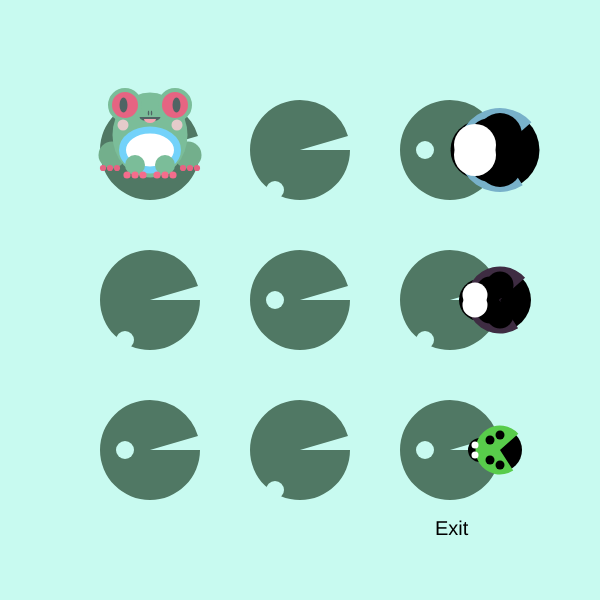
Frame 1 (no input)
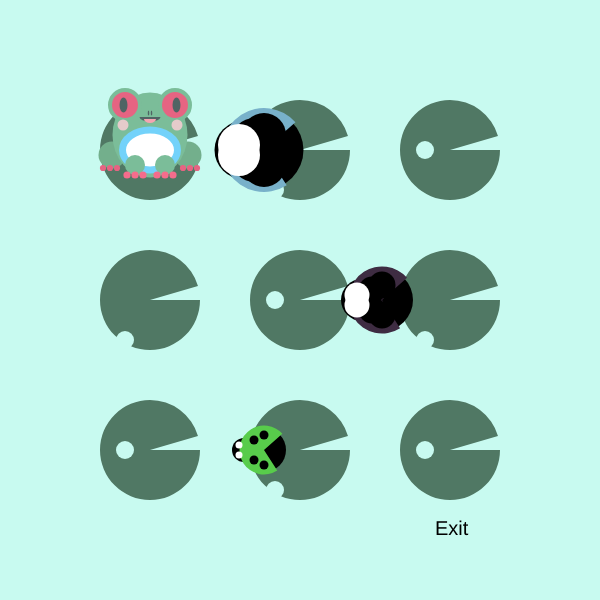
Frame 60 (no input)
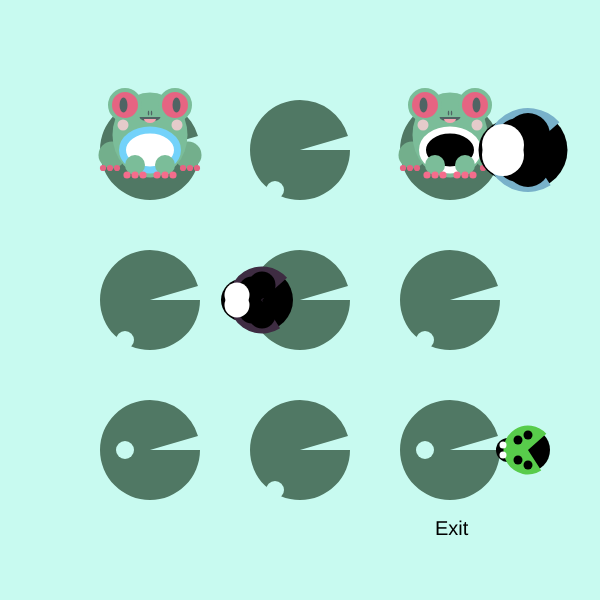
Frame 120 (the mouse pressed at the canvas centre since frame 60)

The p5.js sketch that drew these frames (run headless with seeded random() and noise() and a simulated clock; from frame 60 on, the mouse is pressed at the canvas centre):

// p5.js sketch
// ── sketch.js
// JavaScript Document

// letter keycodes
var w = 87; 
var s = 83;
var a = 65;
var d = 68;

// ladyBug starting speeds
var lbspeed = -1
var lbiispeed = -1
var lbiiispeed = -1

// ladyBug1 shapes starting points
var lbcax = 480
var lbcay = 450
var lbcbx = 500
var lbcby = 450
var lbarcx = 500
var lbarcy = 450
var lbccx = 490
var lbccy = 460
var lbcdx = 500
var lbcdy = 435
var lbcex = 500
var lbcey = 465
var lbcfx = 490
var lbcfy = 440
var lbcgx = 475
var lbcgy = 445
var lbchx = 475
var lbchy = 455

// ladyBug2 shapes starting points
var lbiicax = 480
var lbiicay = 300//450
var lbiicbx = 500
var lbiicby = 300//450
var lbiiarcx = 500
var lbiiarcy = 300//450
var lbiiccx = 490
var lbiiccy = 310//460
var lbiicdx = 500
var lbiicdy = 285//435
var lbiicex = 500
var lbiicey = 315//465
var lbiicfx = 490
var lbiicfy = 290//440
var lbiicgx = 475
var lbiicgy = 295//445
var lbiichx = 475
var lbiichy = 305//455

// ladyBug3 shapes starting points
var lbiiicax = 480
var lbiiicay = 150//450
var lbiiicbx = 500
var lbiiicby = 150//450
var lbiiiarcx = 500
var lbiiiarcy = 150//450
var lbiiiccx = 490
var lbiiiccy = 160//460
var lbiiicdx = 500
var lbiiicdy = 135//435
var lbiiicex = 500
var lbiiicey = 165//465
var lbiiicfx = 490
var lbiiicfy = 140//440
var lbiiicgx = 475
var lbiiicgy = 145//445
var lbiiichx = 475
var lbiiichy = 155//455

// level boundaries
var boundaryminy = 20
var boundarymaxy = 580
var boundaryminx = 20
var boundarymaxx = 580

// froggie shapes starting points
var c1x = 62 + 50
var c1y = 120 + 35
var c2x = 138 + 50
var c2y = 120 + 35
var c3x = 53 + 50
var c3y = 133 + 35
var c4x = 60 + 50
var c4y = 133 + 35
var c5x = 67 + 50
var c5y = 133 + 35
var c6x = 133 + 50
var c6y = 133 + 35
var c7x = 140 + 50
var c7y = 133 + 35
var c8x = 147 + 50
var c8y = 133 + 35
var e1x = 100 + 50
var e1y = 100 + 35
var e2x = 100 + 50
var e2y = 115 + 35
var c9x = 75 + 50
var c9y = 70 + 35
var c10x = 125 + 50
var c10y = 70 + 35
var e3x = 73.5 + 50
var e3y = 70 + 35
var e4x = 126.5 + 50
var e4y = 70 + 35
var e5x = 98.5 + 50
var e5y = 78 + 35
var e6x = 101.5 + 50
var e6y = 78 + 35
var a1x = 100 + 50
var a1y = 82 + 35
var c12x = 73 + 50
var c12y = 90 + 35
var c13x = 127 + 50
var c13y = 90 + 35
var a2x = 100 + 50
var a2y = 84 + 35
var c14x = 85 + 50
var c14y = 130 + 35
var c15x = 115 + 50
var c15y = 130 + 35
var c16x = 107 + 50
var c16y = 140 + 35
var c17x = 115 + 50
var c17y = 140 + 35
var c18x = 123 + 50
var c18y = 140 + 35
var c19x = 77 + 50
var c19y = 140 + 35
var c20x = 85 + 50
var c20y = 140 + 35
var c21x = 93 + 50
var c21y = 140 + 35

var lbcolorr
var lbcolorg
var lbcolorb

var lbsize

var lbiicolorr
var lbiicolorg
var lbiicolorb

var lbiisize

var lbiiicolorr
var lbiiicolorg
var lbiiicolorb

var lbiiisize

var obstax = 0;
var obstay = 0;

function setup()
{
    createCanvas(600, 600);
	
	//ladybug randomizers (speed, color, size)
	lbspeed = lbspeed *= floor(random() * 5) + 1;
	lbiispeed = lbiispeed *= floor(random() * 5) + 1;
	lbiiispeed = lbiiispeed *= floor(random() * 5) + 1;
	
	lbcolorr = floor(random() * 255);
	lbcolorg = floor(random() * 255);
	lbcolorb = floor(random() * 255);
	
	lbiicolorr = floor(random() * 255);
	lbiicolorg = floor(random() * 255);
	lbiicolorb = floor(random() * 255);
	
	lbiiicolorr = floor(random() * 255);
	lbiiicolorg = floor(random() * 255);
	lbiiicolorb = floor(random() * 255);
	
	lbsize = floor(random() * 50) + 1;
	lbiisize = floor(random() * 50) + 1;
	lbiiisize = floor(random() * 50) + 1;
}

function draw()
{
    background(200,250,240);
	
	// win condition check/load
	winCheck();
	
	// exit sign
	exitSign();
	
	// lilypad platforms 3x3
	lilyPads();
	
	// froggie player character
	froggie(c1x, c1y, c2x, c2y, c3x, c3y, c4x, c4y, c5x, c5y, c6x, c6y, c7x, c7y, c8x, c8y, e1x, e1y, e2x, e2y, c9x, c9y, c10x, c10y, e3x, e3y, e4x, e4y, e5x, e5y, e6x, e6y, a1x, a1y, c12x, c12y, c13x, c13y, a2x, a2y, c14x, c14y, c15x, c15y, c16x, c16y, c17x, c17y, c18x, c18y, c19x, c19y, c20x, c20y, c21x, c21y);
	
	// check for click; draw obstacle
	obstacleClick();
	
	// draw three ladybug enemies with randomly changing size/color/speed
	ladyBug1(lbcax, lbcay, lbcbx, lbcby, lbcolorr, lbcolorg, lbcolorb, lbarcx, lbarcy, lbccx, lbccy, lbcdx, lbcdy, lbcex, lbcey, lbcfx, lbcfy, lbcgx, lbcgy, lbchx, lbchy, lbsize);
	
	ladyBug2(lbiicax, lbiicay, lbiicbx, lbiicby, lbiicolorr, lbiicolorg, lbiicolorb, lbiiarcx, lbiiarcy, lbiiccx, lbiiccy, lbiicdx, lbiicdy, lbiicex, lbiicey, lbiicfx, lbiicfy, lbiicgx, lbiicgy, lbiichx, lbiichy, lbiisize);
	
	ladyBug3(lbiiicax, lbiiicay, lbiiicbx, lbiiicby, lbiiicolorr, lbiiicolorg, lbiiicolorb, lbiiiarcx, lbiiiarcy, lbiiiccx, lbiiiccy, lbiiicdx, lbiiicdy, lbiiicex, lbiiicey, lbiiicfx, lbiiicfy, lbiiicgx, lbiiicgy, lbiiichx, lbiiichy, lbiiisize);
	
	//froggie movement
	frogMove();
	
	//ladyBugs auto move and return	
	bugMove();
}
function obstacleClick()
		{
			if (obstax == 1)
				{
					frogObstacle();
				}
			else if (obstay == 1)
				{
					frogObstacle();
				}
		}

function exitSign()
		{
			strokeWeight(0);
			textSize(20);
			fill(0)
			text("Exit",435,535);
		}

function winCheck()
		{
			if (c1x >= 400 && c1y >= 535)
				{
					winScreen();
				}
		}

function winScreen()
	//flower character
	{
		
		fill(248, 131, 121);
		circle(32,50,18);
		circle(68,50,18);
		circle(59,34,18);
		circle(41,34,18);
		circle(59,66,18);
		circle(41,66,18);
		fill(250, 200, 142);
		circle(50,50,30);
		fill(255, 245, 250);
		circle(50,50,18);

		// body
		strokeWeight(0);
		fill(137, 139, 171);

		//Signature
		strokeWeight(0);
		textSize(30);
		text("Blossom job!",215,65);

		noLoop();
	}


function frogMove()
		{
			if(keyIsDown(w) && c10y >= boundaryminy)
				{
				c1y -= 5;
				c2y -= 5;
				c3y -= 5; 
				c4y -= 5;
				c5y -= 5;
				c6y -= 5;
				c7y -= 5;
				c8y -= 5;
				e1y -= 5;
				e2y -= 5;
				c9y -= 5;
				c10y -= 5; 
				e3y -= 5;
				e4y -= 5;
				e5y -= 5;
				e6y -= 5;
				a1y -= 5;
				c12y -= 5;
				c13y -= 5;
				a2y -= 5;
				c14y -= 5;
				c15y -= 5;
				c16y -= 5;
				c17y -= 5;
				c18y -= 5;
				c19y -= 5;
				c20y -= 5;
				c21y -= 5;
			}
			else if(keyIsDown(s) && c10y <= boundarymaxy)
				{
				c1y += 5;
				c2y += 5;
				c3y += 5; 
				c4y += 5;
				c5y += 5;
				c6y += 5;
				c7y += 5;
				c8y += 5;
				e1y += 5;
				e2y += 5;
				c9y += 5;
				c10y += 5; 
				e3y += 5;
				e4y += 5;
				e5y += 5;
				e6y += 5;
				a1y += 5;
				c12y += 5;
				c13y += 5;
				a2y += 5;
				c14y += 5;
				c15y += 5;
				c16y += 5;
				c17y += 5;
				c18y += 5;
				c19y += 5;
				c20y += 5;
				c21y += 5;

			}
			else if(keyIsDown(a) && c9x >= boundaryminx)
				{
				c1x -= 5;
				c2x -= 5;
				c3x -= 5;
				c4x -= 5;
				c5x -= 5;
				c6x -= 5;
				c7x -= 5;
				c8x -= 5;
				e1x -= 5;
				e2x -= 5;
				c9x -= 5;
				c10x -= 5; 
				e3x -= 5;
				e4x -= 5;
				e5x -= 5;
				e6x -= 5;
				a1x -= 5;
				c12x -= 5;
				c13x -= 5;
				a2x -= 5;
				c14x -= 5;
				c15x -= 5;
				c16x -= 5;
				c17x -= 5;
				c18x -= 5;
				c19x -= 5;
				c20x -= 5;
				c21x -= 5;
			}
			else if(keyIsDown(d) && c10x <= boundarymaxx)
				{
				c1x += 5;
				c2x += 5;
				c3x += 5;
				c4x += 5;
				c5x += 5;
				c6x += 5;
				c7x += 5;
				c8x += 5;
				e1x += 5;
				e2x += 5;
				c9x += 5;
				c10x += 5; 
				e3x += 5;
				e4x += 5;
				e5x += 5;
				e6x += 5;
				a1x += 5;
				c12x += 5;
				c13x += 5;
				a2x += 5;
				c14x += 5;
				c15x += 5;
				c16x += 5;
				c17x += 5;
				c18x += 5;
				c19x += 5;
				c20x += 5;
				c21x += 5;
			}	
		}

function mousePressed()
	{
		obstax = 1;
		obstay = 1;
	}

// ------------------------------------------------------ PLAYING FIELD
function lilyPads()
	{
// --------------------------------------------- Lilypads
	stroke(0);
	strokeWeight(0);
	// Left Top
	fill(80,120,100);
	arc(150,150,100,100,0,PI + PI/1.1,PIE); 
	fill(200,250,240);
	circle(125,190-40,18);
	// Left Middle
	fill(80,120,100);
	arc(150,300,100,100,0,PI + PI/1.1,PIE);
	fill(200,250,240);
	circle(125,340,18);
	// Left Bottom
	fill(80,120,100);
	arc(150,450,100,100,0,PI + PI/1.1,PIE);
	fill(200,250,240);
	circle(125,490-40,18);
	// Middle Top
	fill(80,120,100);
	arc(300,150,100,100,0,PI + PI/1.1,PIE);
	fill(200,250,240);
	circle(275,190,18);
	// Center	
	fill(80,120,100);
	arc(300,300,100,100,0,PI + PI/1.1,PIE);
	fill(200,250,240);
	circle(275,340-40,18);
	// Middle Bottom	
	fill(80,120,100);
	arc(300,450,100,100,0,PI + PI/1.1,PIE);
	fill(200,250,240);
	circle(275,490,18);
	// Right Top	
	fill(80,120,100);
	arc(450,150,100,100,0,PI + PI/1.1,PIE);
	fill(200,250,240);
	circle(425,190-40,18);
	// Right Middle	
	fill(80,120,100);
	arc(450,300,100,100,0,PI + PI/1.1,PIE);
	fill(200,250,240);
	circle(425,340,18);
	// Right Bottom	
	fill(80,120,100);
	arc(450,450,100,100,0,PI + PI/1.1,PIE);
	fill(200,250,240);
	circle(425,490-40,18);
	}
			
// ------------------------------------------------------ ENEMIES
function bugMove()
		{
			if (lbcax >= 51)
				{
					lbcax += lbspeed;
					lbcbx += lbspeed;
					lbarcx += lbspeed;
					lbccx += lbspeed;
					lbcdx += lbspeed;
					lbcex += lbspeed;
					lbcfx += lbspeed;
					lbcgx += lbspeed;
					lbchx += lbspeed;
				}
			else if (lbcax <= 50)
				{
					lbcax += 500;
					lbcbx += 500;
					lbarcx += 500;
					lbccx += 500;
					lbcdx += 500;
					lbcex += 500;
					lbcfx += 500;
					lbcgx += 500;
					lbchx += 500;
				}
			if (lbiicax >=51)
				{
					lbiicax += lbiispeed;
					lbiicbx += lbiispeed;
					lbiiarcx += lbiispeed;
					lbiiccx += lbiispeed;
					lbiicdx += lbiispeed;
					lbiicex += lbiispeed;
					lbiicfx += lbiispeed;
					lbiicgx += lbiispeed;
					lbiichx += lbiispeed;
				}
			else if (lbiicax <= 50)
				{
					lbiicax += 500;
					lbiicbx += 500;
					lbiiarcx += 500;
					lbiiccx += 500;
					lbiicdx += 500;
					lbiicex += 500;
					lbiicfx += 500;
					lbiicgx += 500;
					lbiichx += 500;
				}
			if (lbiiicax >=51)
				{
					lbiiicax += lbiiispeed;
					lbiiicbx += lbiiispeed;
					lbiiiarcx += lbiiispeed;
					lbiiiccx += lbiiispeed;
					lbiiicdx += lbiiispeed;
					lbiiicex += lbiiispeed;
					lbiiicfx += lbiiispeed;
					lbiiicgx += lbiiispeed;
					lbiiichx += lbiiispeed;
				}
			else if (lbiiicax <= 50)
				{
					lbiiicax += 500;
					lbiiicbx += 500;
					lbiiiarcx += 500;
					lbiiiccx += 500;
					lbiiicdx += 500;
					lbiiicex += 500;
					lbiiicfx += 500;
					lbiiicgx += 500;
					lbiiichx += 500;
				}
		}

function ladyBug1(lbcax, lbcay, lbcbx, lbcby, lbcolorr, lbcolorg, lbcolorb, lbarcx, lbarcy, lbccx, lbccy, lbcdx, lbcdy, lbcex, lbcey, lbcfx, lbcfy, lbcgx, lbcgy, lbchx, lbchy, lbsize)
	{
	fill(0);
	circle(lbcax,lbcay,20 + lbsize);
	circle(lbcbx,lbcby,40 + lbsize);
	fill(lbcolorr, lbcolorg, lbcolorb); //(230,100,130);
	arc(lbarcx,lbarcy,45 + lbsize,45 + lbsize,1,PI + PI/1.3,PIE); 
	fill(0);
	circle(lbccx,lbccy,5 + lbsize);
	circle(lbcdx,lbcdy,5 + lbsize);
	circle(lbcex,lbcey,5 + lbsize);
	circle(lbcfx,lbcfy,5 + lbsize);
	fill(255);
	circle(lbcgx,lbcgy,3 + lbsize);
	circle(lbchx,lbchy,3 + lbsize);
	}

function ladyBug2(lbiicax, lbiicay, lbiicbx, lbiicby, lbiicolorr, lbiicolorg, lbiicolorb, lbiiarcx, lbiiarcy, lbiiccx, lbiiccy, lbiicdx, lbiicdy, lbiicex, lbiicey, lbiicfx, lbiicfy, lbiicgx, lbiicgy, lbiichx, lbiichy, lbiisize)
	{
	fill(0);
	circle(lbiicax,lbiicay,20 + lbiisize);
	circle(lbiicbx,lbiicby,40 + lbiisize);
	fill(lbiicolorr, lbiicolorg, lbiicolorb);
	arc(lbiiarcx,lbiiarcy,45 + lbiisize,45 + lbiisize,1,PI + PI/1.3,PIE); 
	fill(0);
	circle(lbiiccx,lbiiccy,5 + lbiisize);
	circle(lbiicdx,lbiicdy,5 + lbiisize);
	circle(lbiicex,lbiicey,5 + lbiisize);
	circle(lbiicfx,lbiicfy,5 + lbiisize);
	fill(255);
	circle(lbiicgx,lbiicgy,3 + lbiisize);
	circle(lbiichx,lbiichy,3 + lbiisize);
	}

function ladyBug3(lbiiicax, lbiiicay, lbiiicbx, lbiiicby, lbiiicolorr, lbiiicolorg, lbiiicolorb, lbiiiarcx, lbiiiarcy, lbiiiccx, lbiiiccy, lbiiicdx, lbiiicdy, lbiiicex, lbiiicey, lbiiicfx, lbiiicfy, lbiiicgx, lbiiicgy, lbiiichx, lbiiichy, lbiiisize)
	{
	fill(0);
	circle(lbiiicax,lbiiicay,20 + lbiiisize);
	circle(lbiiicbx,lbiiicby,40 + lbiiisize);
	fill(lbiiicolorr, lbiiicolorg, lbiiicolorb);
	arc(lbiiiarcx,lbiiiarcy,45 + lbiiisize,45 + lbiiisize,1,PI + PI/1.3,PIE); 
	fill(0);
	circle(lbiiiccx,lbiiiccy,5 + lbiiisize);
	circle(lbiiicdx,lbiiicdy,5 + lbiiisize);
	circle(lbiiicex,lbiiicey,5 + lbiiisize);
	circle(lbiiicfx,lbiiicfy,5 + lbiiisize);
	fill(255);
	circle(lbiiicgx,lbiiicgy,3 + lbiiisize);
	circle(lbiiichx,lbiiichy,3 + lbiiisize);
	}

function frogObstacle()
	{
// ------------------------------------------------------ Obstacle
	// starting by adding 200 to the x
	// now adding 150 more
	// now adding 30 to the y
// --------------------------------------------- Feet
	// ------------------ Left
	stroke(0);
	strokeWeight(0);
	fill(115,175,140);
	circle(262+150,120+35,27);
	// ------------------ Right
	circle(338+150,120+35,27);
	
// --------------------------------------------- Toes
// ------------------------------- L foot	
	// ------------------ Left
	fill(230,100,130);
	circle(253+150,133+35,6.2);
	// ------------------ Middle
	circle(260+150,133+35,6.2);
	// ------------------ Right
	circle(267+150,133+35,6.2);
	
	// ------------------ Toes 
	fill(230,100,130);
	circle(333+150,133+35,6.2);
	// ------------------ Middle 
	circle(340+150,133+35,6.2);
	// ------------------ Right
	circle(347+150,133+35,6.2);

// ---------------------------------------------Body
	fill(123,189,153);
	ellipse(300+150,100+35,75,85);
	
// ---------------------------------------------Chest
	stroke(255,255,255);
	strokeWeight(7);
	fill(0);
	ellipse(300+150,115+35,55,40);
	
// ---------------------------------------------Eyes
	// ------------------ Left
	stroke(123,189,153);
	strokeWeight(4);
	fill(230,100,130);
	circle(275+150,70+35,30);
	// Eye Right
	circle(325+150,70+35,30);
	// Pupil Left
	stroke(0);
	strokeWeight(0);
	fill(80,100,100);
	ellipse(273.5+150,70+35,8,15);
	// Pupil Right
	ellipse(326.5+150,70+35,8,15);
		
//---------------------------------------------- Nose
	// ------------------ Left
	ellipse(298.5+150,78+35,1.5,5);
	// ------------------ Right
	ellipse(301.5+150,78+35,1.5,5);
	
// --------------------------------------------- Mouth
	moveTo(100,80);
	arc(300+150,82+35,21,9,0,PI,CHORD); 
		
// --------------------------------------------- Cheeks
	// ------------------ Left
	fill(230,203,203);
	circle(273+150,90+35,11);
	// ------------------ Right
	circle(327+150,90+35,11);
// --------------------------------------------- Tongue
	fill(244,165,177);
	moveTo(100,80);
	arc(300+150,84+35,12,8,0,PI,CHORD); 
// --------------------------------------------- Hands
// ------------------------------- R hand
	stroke(0);
	strokeWeight(0);
	fill(123,189,153);
	circle(285+150,130+35,20);
// ------------------------------- L hand
	circle(315+150,130+35,20);
	
// ---------------------------------------------Fingers	
// ------------------------------- R hand
	// ------------------ Left
	fill(246,108,140);
	circle(307+150,140+35,7.2);
	// ------------------ Middle
	circle(315+150,140+35,7.2);
	// ------------------ Right
	circle(323+150,140+35,7.2);
	
// ------------------------------- L hand
	// ------------------ Left
	stroke(0);
	strokeWeight(0);
	fill(246,108,140);
	circle(277+150,140+35,7.2);
	// ------------------ Middle
	circle(285+150,140+35,7.2);
	// ------------------ Right
	circle(293+150,140+35,7.2);	
	
	
	
	
	
	
	
   
 /*  // Hand Left
	stroke(0);
	strokeWeight(0);
	fill(230,100,130);
	circle(83,130,20);
	
	// Hand Right
	stroke(0);
	strokeWeight(0);
	fill(230,100,130);
	circle(117,130,20); */

	
	
	
	
	
	
	
	
	
	
	
	
	
	
	
	
	
	
	
	
	
	
	
	
	
	
	
	
	
	
    /* Flower Character
	fill(248, 131, 121);
	circle(32,50,18);
	circle(68,50,18);
	circle(59,34,18);
	circle(41,34,18);
	circle(59,66,18);
	circle(41,66,18);
	fill(250, 200, 142);
	circle(50,50,30);
	fill(255, 245, 250);
	circle(50,50,18);
   
    // body
	strokeWeight(0);
    fill(137, 139, 171);
    triangle(30, 80, 40, 95, 50, 80)
   
	// Enemy
    stroke(10, 24, 120);
	strokeWeight(20);
    point(300,270);
   
	//Exit
    strokeWeight(0);
    textSize(20);
    text("Exit",555,590);
	
    //Signature
    strokeWeight(0);
    textSize(30);
    text("Blossom job!",220,300);
	
	ellipse(100,87,30,7);

 */ }

// ------------------------------------------------------ PLAYER
 
function froggie(c1x, c1y, c2x, c2y, c3x, c3y, c4x, c4y, c5x, c5y, c6x, c6y, c7x, c7y, c8x, c8y, e1x, e1y, e2x, e2y, c9x, c9y, c10x, c10y, e3x, e3y, e4x, e4y, e5x, e5y, e6x, e6y, a1x, a1y, c12x, c12y, c13x, c13y, a2x, a2y, c14x, c14y, c15x, c15y, c16x, c16y, c17x, c17y, c18x, c18y, c19x, c19y, c20x, c20y, c21x, c21y)
	{
// ------------------------------------------------------ CHARACTER

 
		
// ---------------------------------------------Feet
	// ------------------ Left
	stroke(0);
	strokeWeight(0);
	fill(115,175,140);
	circle(c1x,c1y,27);
	// ------------------ Right
	circle(c2x,c2y,27);
	
// --------------------------------------------- Toes
// ------------------------------- L foot	
	// ------------------ Left
	fill(230,100,130);
	circle(c3x,c3y,6.2);
	// ------------------ Middle
	circle(c4x,c4y,6.2);
	// ------------------ Right
	circle(c5x,c5y,6.2);
	
	// ------------------ Toes 
	fill(230,100,130);
	circle(c6x,c6y,6.2);
	// ------------------ Middle 
	circle(c7x,c7y,6.2);
	// ------------------ Right
	circle(c8x,c8y,6.2);

// ---------------------------------------------Body
	fill(123,189,153);
	ellipse(e1x,e1y,75,85);
	
// ---------------------------------------------Chest
	stroke(115,210,250);
	strokeWeight(7);
	fill(255,255,255);
	ellipse(e2x,e2y,55,40);
	
// ---------------------------------------------Eyes
	// ------------------ Left Red
	stroke(123,189,153);
	strokeWeight(4);
	fill(230,100,130);
	circle(c9x,c9y,30);
	// ------------------ Right Red
	circle(c10x,c10y,30);
	// Pupil Left
	stroke(0);
	strokeWeight(0);
	fill(80,100,100);
	ellipse(e3x,e3y,8,15);
	// Pupil Right
	ellipse(e4x,e4y,8,15);
		
//---------------------------------------------- Nose
	// ------------------ Left
	ellipse(e5x,e5y,1.5,5);
	// ------------------ Right
	ellipse(e6x,e6y,1.5,5);
	
// --------------------------------------------- Mouth
	moveTo(100,80);
	arc(a1x,a1y,21,9,0,PI,CHORD); 
		
// --------------------------------------------- Cheeks
	// ------------------ Left
	fill(230,203,203);
	circle(c12x,c12y,11);
	// ------------------ Right
	circle(c13x,c13y,11);
// --------------------------------------------- Tongue
	fill(244,165,177);
	moveTo(100,80);
	arc(a2x,a2y,12,8,0,PI,CHORD); 
// --------------------------------------------- Hands
// ------------------------------- R hand
	stroke(0);
	strokeWeight(0);
	fill(123,189,153);
	circle(c14x,c14y,20);
// ------------------------------- L hand
	circle(c15x,c15y,20);
	
// ---------------------------------------------Fingers	
// ------------------------------- R hand
	// ------------------ Left
	fill(246,108,140);
	circle(c16x,c16y,7.2);
	// ------------------ Middle
	circle(c17x,c17y,7.2);
	// ------------------ Right
	circle(c18x,c18y,7.2);
	
// ------------------------------- L hand
	// ------------------ Left
	stroke(0);
	strokeWeight(0);
	fill(246,108,140);
	circle(c19x,c19y,7.2);
	// ------------------ Middle
	circle(c20x,c20y,7.2);
	// ------------------ Right
	circle(c21x,c21y,7.2);	
	
   
 /*  // Hand Left
	stroke(0);
	strokeWeight(0);
	fill(230,100,130);
	circle(83,130,20);
	
	// Hand Right
	stroke(0);
	strokeWeight(0);
	fill(230,100,130);
	circle(117,130,20); */

	
	

	
	
	
    /* Flower Character
	fill(248, 131, 121);
	circle(32,50,18);
	circle(68,50,18);
	circle(59,34,18);
	circle(41,34,18);
	circle(59,66,18);
	circle(41,66,18);
	fill(250, 200, 142);
	circle(50,50,30);
	fill(255, 245, 250);
	circle(50,50,18);
   
    // body
	strokeWeight(0);
    fill(137, 139, 171);
    triangle(30, 80, 40, 95, 50, 80)
   
	// Enemy
    stroke(10, 24, 120);
	strokeWeight(20);
    point(300,270);
   
	//Exit
    strokeWeight(0);
    textSize(20);
    text("Exit",555,590);
	
    //Signature
    strokeWeight(0);
    textSize(30);
    text("Blossom job!",220,300);
	
	ellipse(100,87,30,7);

 */ }
